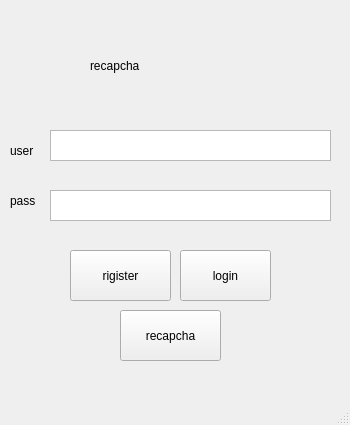
<?xml version="1.0" encoding="UTF-8"?>
<ui version="4.0">
 <class>MainWindow</class>
 <widget class="QMainWindow" name="MainWindow">
  <property name="windowModality">
   <enum>Qt::NonModal</enum>
  </property>
  <property name="geometry">
   <rect>
    <x>0</x>
    <y>0</y>
    <width>350</width>
    <height>425</height>
   </rect>
  </property>
  <property name="windowTitle">
   <string>login</string>
  </property>
  <property name="windowIcon">
   <iconset>
    <normaloff>icon.png</normaloff>icon.png</iconset>
  </property>
  <widget class="QWidget" name="centralwidget">
   <widget class="QTextEdit" name="username_t">
    <property name="geometry">
     <rect>
      <x>50</x>
      <y>130</y>
      <width>281</width>
      <height>31</height>
     </rect>
    </property>
   </widget>
   <widget class="QTextEdit" name="password_t">
    <property name="geometry">
     <rect>
      <x>50</x>
      <y>190</y>
      <width>281</width>
      <height>31</height>
     </rect>
    </property>
   </widget>
   <widget class="QPushButton" name="login_b">
    <property name="geometry">
     <rect>
      <x>180</x>
      <y>250</y>
      <width>91</width>
      <height>51</height>
     </rect>
    </property>
    <property name="text">
     <string>login</string>
    </property>
   </widget>
   <widget class="QLabel" name="username_l">
    <property name="geometry">
     <rect>
      <x>10</x>
      <y>130</y>
      <width>41</width>
      <height>41</height>
     </rect>
    </property>
    <property name="text">
     <string>user</string>
    </property>
   </widget>
   <widget class="QPushButton" name="forget_b">
    <property name="geometry">
     <rect>
      <x>120</x>
      <y>310</y>
      <width>101</width>
      <height>51</height>
     </rect>
    </property>
    <property name="text">
     <string>recapcha</string>
    </property>
   </widget>
   <widget class="QLabel" name="password_l">
    <property name="geometry">
     <rect>
      <x>10</x>
      <y>180</y>
      <width>31</width>
      <height>41</height>
     </rect>
    </property>
    <property name="text">
     <string>pass</string>
    </property>
   </widget>
   <widget class="QPushButton" name="rigister_b">
    <property name="geometry">
     <rect>
      <x>70</x>
      <y>250</y>
      <width>101</width>
      <height>51</height>
     </rect>
    </property>
    <property name="text">
     <string>rigister</string>
    </property>
   </widget>
   <widget class="QLabel" name="label">
    <property name="geometry">
     <rect>
      <x>90</x>
      <y>30</y>
      <width>181</width>
      <height>71</height>
     </rect>
    </property>
    <property name="text">
     <string>recapcha</string>
    </property>
   </widget>
  </widget>
  <widget class="QStatusBar" name="statusbar"/>
 </widget>
 <resources/>
 <connections/>
</ui>
